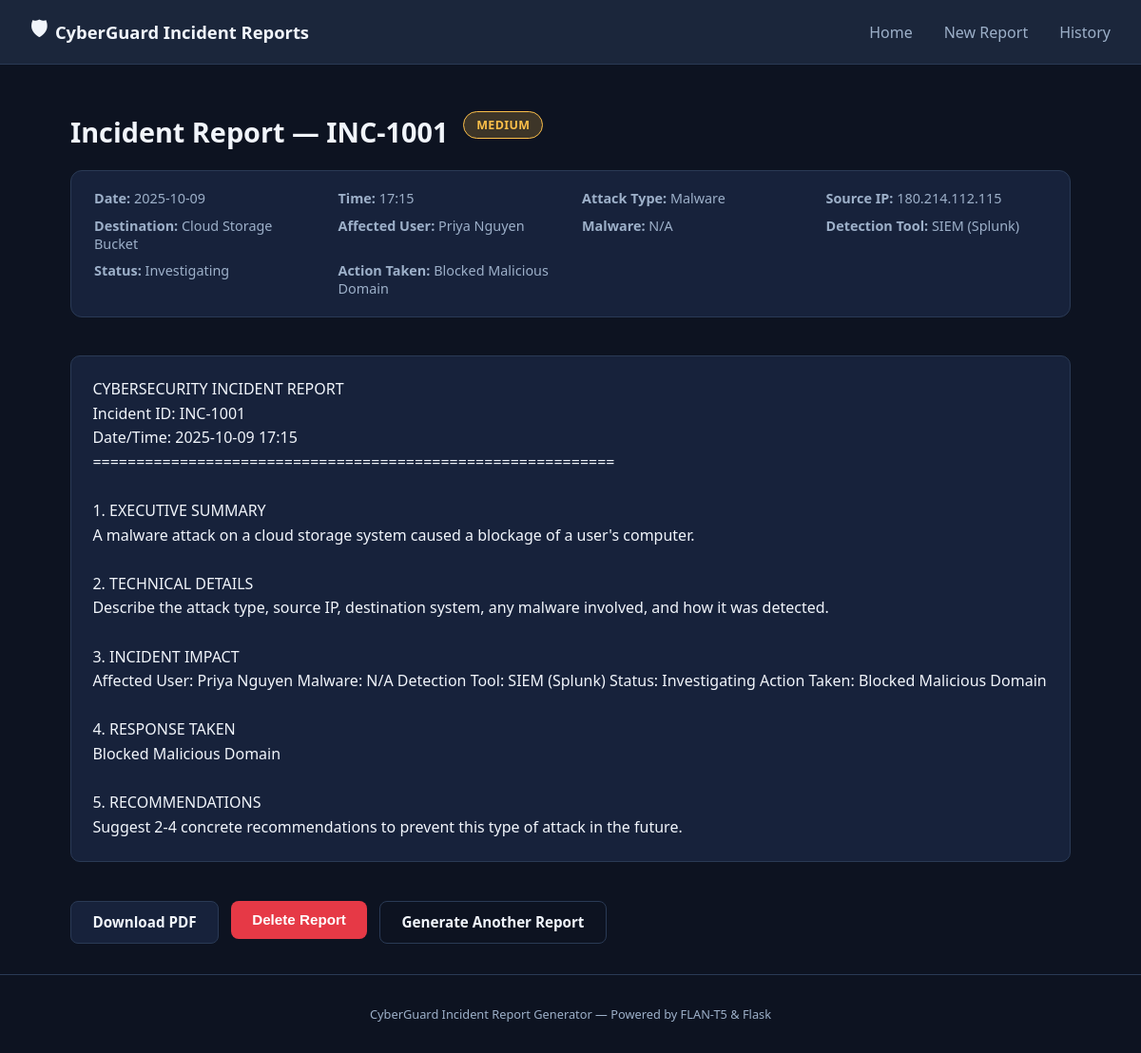
The page /report/1 on the database its author committed.
### tables this page shows
CREATE TABLE reports (
            id INTEGER PRIMARY KEY AUTOINCREMENT,
            incident_id TEXT NOT NULL,
            date TEXT,
            time TEXT,
            attack_type TEXT,
            severity TEXT,
            source_ip TEXT,
            destination_system TEXT,
            affected_user TEXT,
            malware TEXT,
            detection_tool TEXT,
            status TEXT,
            action_taken TEXT,
            report_text TEXT,
            created_at TEXT
        );

### app.py (the view)
@app.route("/report/<int:report_id>")
def view_report(report_id):
    row = database.get_report_by_id(report_id)
    if row is None:
        flash("Report not found.", "error")
        return redirect(url_for("history"))
    data = dict(row)
    return render_template(
        "report.html",
        data=data,
        sections=None,          # saved reports store one combined text block
        plain_text=data["report_text"],
        saved=True,
        report_id=report_id,
    )

### database.py (called while the page is built)
def get_connection():
    conn = sqlite3.connect(config.DATABASE_PATH)
    conn.row_factory = sqlite3.Row  # lets us access columns by name, like a dict
    return conn

def get_report_by_id(report_id: int):
    conn = get_connection()
    cursor = conn.cursor()
    cursor.execute("SELECT * FROM reports WHERE id = ?", (report_id,))
    row = cursor.fetchone()
    conn.close()
    return row

### templates/report.html (shortened to what this page needs)
{% extends "layout.html" %}
{% block content %}
<div class="report-header">
  <h1 class="page-title">Incident Report &mdash; {{ data.incident_id }}</h1>
  <span class="badge severity-{{ data.severity | lower }}">{{ data.severity }}</span>
</div>
<div class="report-meta-grid">
  <div><strong>Date:</strong> {{ data.date }}</div>
  <div><strong>Time:</strong> {{ data.time }}</div>
  <div><strong>Attack Type:</strong> {{ data.attack_type }}</div>
  <div><strong>Source IP:</strong> {{ data.source_ip }}</div>
  <div><strong>Destination:</strong> {{ data.destination_system }}</div>
  <div><strong>Affected User:</strong> {{ data.affected_user }}</div>
  <div><strong>Malware:</strong> {{ data.malware }}</div>
  <div><strong>Detection Tool:</strong> {{ data.detection_tool }}</div>
  <div><strong>Status:</strong> {{ data.status }}</div>
  <div><strong>Action Taken:</strong> {{ data.action_taken }}</div>
</div>
<div class="report-body">
  {% if sections %}
    <section class="report-section">
      <h2>1. Executive Summary</h2>
      <p>{{ sections.executive_summary }}</p>
    </section>
    <section class="report-section">
      <h2>2. Technical Details</h2>
      <p>{{ sections.technical_details }}</p>
    </section>
    <section class="report-section">
      <h2>3. Incident Impact</h2>
      <p>{{ sections.incident_impact }}</p>
    </section>
    <section class="report-section">
      <h2>4. Response Taken</h2>
      <p>{{ sections.response_taken }}</p>
    </section>
    <section class="report-section">
      <h2>5. Recommendations</h2>
      <p>{{ sections.recommendations }}</p>
    </section>
  {% else %}
    <pre class="report-plain-text">{{ plain_text }}</pre>
  {% endif %}
</div>
<div class="form-actions">
  {% if not saved %}
    <form action="{{ url_for('save') }}" method="POST" style="display:inline;">
      <button type="submit" class="btn btn-primary">Save Report</button>
    </form>
    <a href="{{ url_for('download_preview_pdf') }}" class="btn btn-secondary">Download PDF</a>
  {% else %}
    <a href="{{ url_for('download_saved_pdf', report_id=report_id) }}" class="btn btn-secondary">Download PDF</a>
    <form action="{{ url_for('delete', report_id=report_id) }}" method="POST" style="display:inline;"
          onsubmit="return confirm('Delete this report permanently?');">
      <button type="submit" class="btn btn-danger">Delete Report</button>
    </form>
  {% endif %}
  <a href="{{ url_for('incident_form') }}" class="btn btn-outline">Generate Another Report</a>
</div>
{% endblock %}

### templates/layout.html (shortened to what this page needs)
<!DOCTYPE html>
<html lang="en">
<head>
  <link rel="stylesheet" href="{{ url_for('static', filename='css/style.css') }}">
</head>
<body>
  <nav class="navbar">
    <div class="navbar-brand">
      <span class="brand-icon">&#128737;</span>
      <span>CyberGuard <strong>Incident Reports</strong></span>
    </div>
    <div class="navbar-links">
      <a href="{{ url_for('home') }}">Home</a>
      <a href="{{ url_for('incident_form') }}">New Report</a>
      <a href="{{ url_for('history') }}">History</a>
    </div>
  </nav>
  <main class="container">
    {% block content %}{% endblock %}
  </main>
  <footer class="footer">
    <p>CyberGuard Incident Report Generator &mdash; Powered by FLAN-T5 &amp; Flask</p>
  </footer>
</body>
</html>

### static/css/style.css (style rules this page uses)
:root { --bg-primary: #0d1321; --bg-secondary: #1b263b; --bg-card: #17223b; --border-color: #2a3a55; --text-primary: #f1f5fb; --text-secondary: #9db0c9; --accent: #4361ee; --accent-hover: #5a75f0; --critical: #e63946; --high: #f77f00; --medium: #fcbf49; --low: #2a9d8f; --danger: #e63946; --success: #2a9d8f; }
* { box-sizing: border-box; }
body { margin: 0; font-family: 'Segoe UI', Roboto, Helvetica, Arial, sans-serif; background: var(--bg-primary); color: var(--text-primary); min-height: 100vh; display: flex; flex-direction: column; }
.container { flex: 1; max-width: 1100px; width: 100%; margin: 0 auto; padding: 2rem 1.5rem; }
.navbar { display: flex; justify-content: space-between; align-items: center; background: var(--bg-secondary); padding: 1rem 2rem; border-bottom: 1px solid var(--border-color); position: sticky; top: 0; z-index: 10; }
.navbar-brand { font-size: 1.15rem; font-weight: 600; display: flex; align-items: center; gap: 0.5rem; }
.brand-icon { font-size: 1.3rem; }
.navbar-links a { color: var(--text-secondary); text-decoration: none; margin-left: 1.8rem; font-weight: 500; transition: color 0.2s; }
.btn { display: inline-block; padding: 0.7rem 1.4rem; border-radius: 8px; font-weight: 600; text-decoration: none; border: none; cursor: pointer; font-size: 0.95rem; transition: background 0.2s, transform 0.1s; }
.btn-secondary { background: var(--bg-card); color: var(--text-primary); border: 1px solid var(--border-color); }
.btn-outline { background: transparent; color: var(--text-primary); border: 1px solid var(--border-color); }
.btn-danger { background: var(--danger); color: white; }
.page-title { font-size: 1.8rem; margin-bottom: 0.3rem; }
.form-actions { display: flex; gap: 0.8rem; margin-top: 1.6rem; flex-wrap: wrap; }
.report-header { display: flex; align-items: center; gap: 1rem; margin-bottom: 1rem; flex-wrap: wrap; }
.report-meta-grid { display: grid; grid-template-columns: repeat(auto-fit, minmax(200px, 1fr)); gap: 0.6rem 1.5rem; background: var(--bg-card); border: 1px solid var(--border-color); border-radius: 12px; padding: 1.2rem 1.5rem; margin-bottom: 1.5rem; color: var(--text-secondary); font-size: 0.9rem; }
.report-body { display: flex; flex-direction: column; gap: 1.1rem; margin-bottom: 1.5rem; }
.report-plain-text { white-space: pre-wrap; background: var(--bg-card); border: 1px solid var(--border-color); border-radius: 10px; padding: 1.4rem; line-height: 1.6; font-family: inherit; }
.badge { display: inline-block; padding: 0.3rem 0.8rem; border-radius: 999px; font-size: 0.78rem; font-weight: 700; text-transform: uppercase; letter-spacing: 0.03em; }
.severity-medium { background: rgba(252, 191, 73, 0.2); color: var(--medium); border: 1px solid var(--medium); }
.footer { text-align: center; padding: 1.2rem; color: var(--text-secondary); font-size: 0.8rem; border-top: 1px solid var(--border-color); }

### rows shown on the page
reports: incident_id "INC-1001", severity "MEDIUM", date "2025-10-09", time "17:15", attack_type "Malware", source_ip "180.214.112.115", destination_system "Cloud Storage Bucket", affected_user "Priya Nguyen", malware "N/A", detection_tool "SIEM (Splunk)", status "Investigating", action_taken "Blocked Malicious Domain", report_text "CYBERSECURITY INCIDENT REPORT Incident ID: INC-1001 Date/Time: 2025-10-09 17:15 ============================================================ 1. EXECUTIVE SUMMARY A malware attack on a cloud storage system caused a blockage of a user's computer. 2. TECHNICAL DETAILS Describe the attack type, source IP, destination system, any malware involved, and how it was detected. 3. INCIDENT IMPACT Affected User: Priya Nguyen Malware: N/A Detection Tool: SIEM (Splunk) Status: Investigating Action Taken: Blocked Malicious Domain 4. RESPONSE TAKEN Blocked Malicious Domain 5. RECOMMENDATIONS Suggest 2-4 concrete recommendations to prevent this type of attack in the future."
